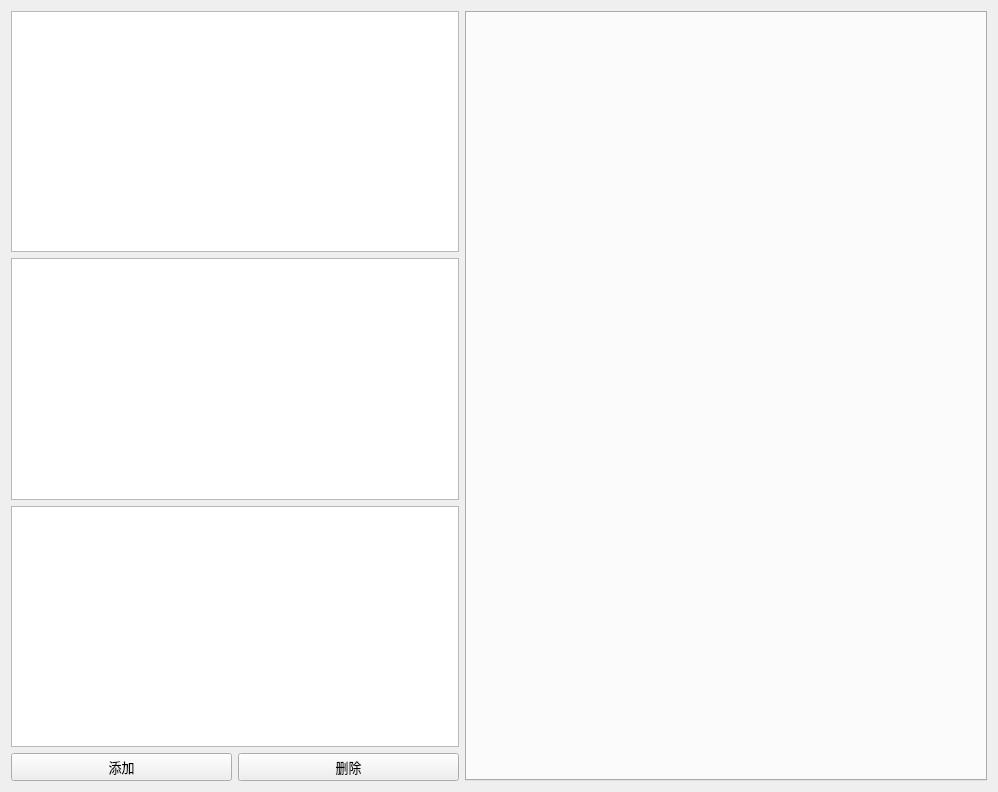
<?xml version="1.0" encoding="UTF-8"?>
<ui version="4.0">
 <class>QCharLibWidget</class>
 <widget class="QWidget" name="QCharLibWidget">
  <property name="geometry">
   <rect>
    <x>0</x>
    <y>0</y>
    <width>998</width>
    <height>792</height>
   </rect>
  </property>
  <property name="font">
   <font>
    <family>微软雅黑</family>
    <pointsize>10</pointsize>
   </font>
  </property>
  <property name="focusPolicy">
   <enum>Qt::TabFocus</enum>
  </property>
  <property name="windowTitle">
   <string>ParaSetWidget</string>
  </property>
  <layout class="QHBoxLayout" name="horizontalLayout" stretch="6,7">
   <item>
    <layout class="QVBoxLayout" name="m_layoutLeft">
     <item>
      <widget class="QTableWidget" name="tableWidget_ZK"/>
     </item>
     <item>
      <widget class="QTableWidget" name="tableWidget_Info"/>
     </item>
     <item>
      <widget class="QTableWidget" name="tableWidget_Info2"/>
     </item>
     <item>
      <layout class="QHBoxLayout" name="horizontalLayout_2">
       <item>
        <widget class="QPushButton" name="m_btnAdd">
         <property name="text">
          <string>添加</string>
         </property>
        </widget>
       </item>
       <item>
        <widget class="QPushButton" name="m_btnDel">
         <property name="text">
          <string>删除</string>
         </property>
        </widget>
       </item>
      </layout>
     </item>
    </layout>
   </item>
   <item>
    <layout class="QGridLayout" name="m_layoutRight">
     <item row="0" column="0">
      <widget class="QTabWidget" name="m_wgtCharLib">
       <property name="currentIndex">
        <number>-1</number>
       </property>
      </widget>
     </item>
    </layout>
   </item>
  </layout>
 </widget>
 <layoutdefault spacing="6" margin="11"/>
 <resources/>
 <connections/>
</ui>
